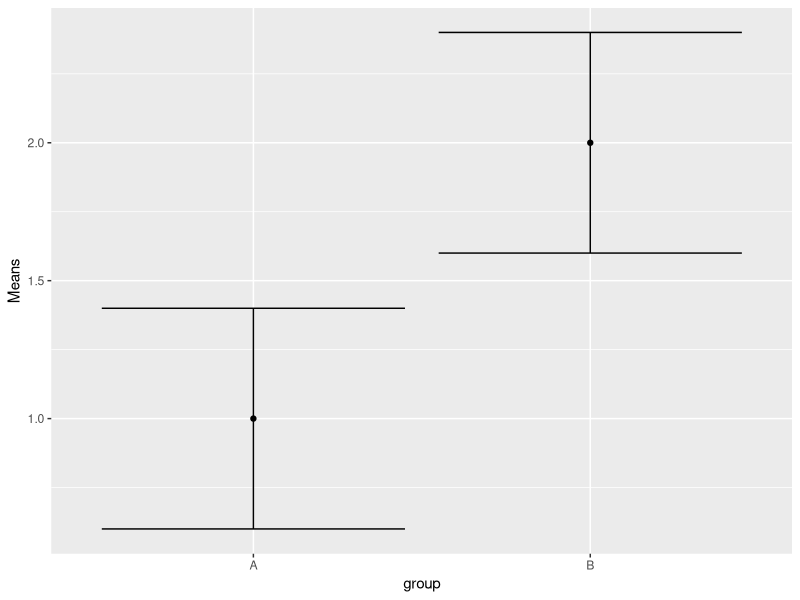
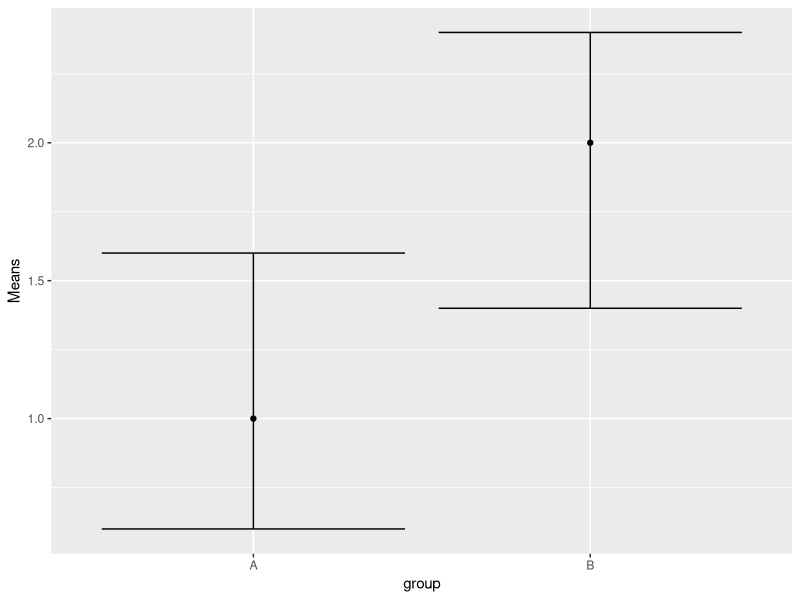
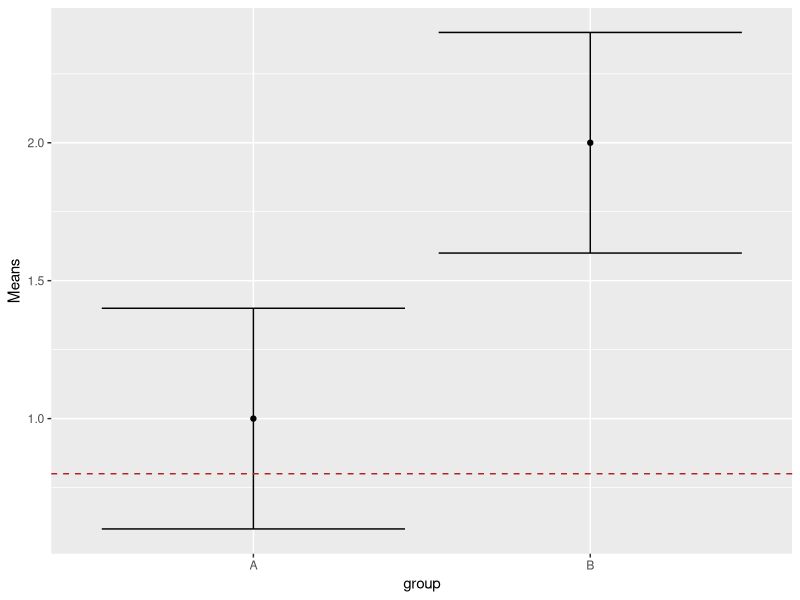
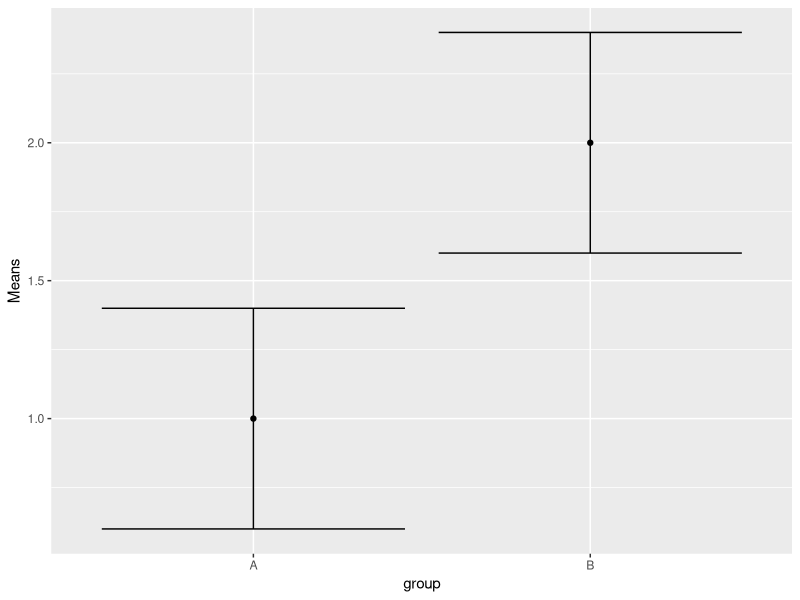

Recreate these plots in R, in order. (Note: this script raises an error after producing the figures.)
## ---- chunk 1

library(tidyverse)
library(ggplot2)

df1 <- tibble(group=c("A","B"), Means=c(1,2), LowerCI = c(0.6,1.6), UpperCI=c(1.4, 2.4))
df2 <- tibble(group=c("A","B"), Means=c(1,2), LowerCI = c(0.6,1.4), UpperCI=c(1.6, 2.4))
plot1 <- ggplot(df1, aes(x=group, y=Means)) + geom_point() + geom_errorbar(aes(ymin=LowerCI, ymax=UpperCI))
plot2 <- ggplot(df2, aes(x=group, y=Means)) + geom_point() + geom_errorbar(aes(ymin=LowerCI, ymax=UpperCI))
## ---- chunk 2

plot1

## ---- chunk 3

plot2

## ---- chunk 4

plot1 + geom_hline(yintercept=0.8, color="firebrick", linetype=2)

## ---- chunk 5

plot1

## ---- chunk 6

# re-define here because we'll be playing with these
sd_Aus_income <- 20000 # mainly to remind myself
samp_size <- 500
cool_effect <- 5000
se_diff <- sqrt(2)*(sd_Aus_income)/sqrt(samp_size)
criterion <- qnorm(0.95, 0, se_diff) # cool_effect/2


# tibble just for setting up x-axis of plot
x_ax_min <- -3*se_diff
x_ax_max <- cool_effect+3*se_diff
my_XLim = c(x_ax_min, x_ax_max)
xAx <- tibble(x = my_XLim) # x axis limits

### null universe

nullPlot <- ggplot(xAx, aes(x = x)) + 
  stat_function(fun = dnorm, 
                args = list(mean = 0, sd = se_diff), color = "pink") +
  xlab("Income") +
  ylab("# households") +
  ggtitle("Sampling Distribution of the Null")

### alternate universe

altPlot <- ggplot(xAx, aes(x = x)) + 
  stat_function(fun = dnorm, 
                args = list(mean = cool_effect, sd = se_diff), color = "green") +
  xlab("Income") +
  ylab("# households") +
  ggtitle("Sampling Distribution of the Alternative")


show(nullPlot / altPlot)
## ---- chunk 7

# fill alpha
x_lim_fill <- c(criterion, x_ax_max)
nullPlot <- nullPlot + 
  geom_vline(xintercept = criterion) +
  stat_function(fun = dnorm,
                args = list(mean = 0, sd = se_diff), 
                xlim = x_lim_fill, 
                geom = "area",
                fill = "pink", alpha = 0.5)

show(nullPlot / altPlot)

## ---- chunk 8

# fill false alarm rate
x_lim_fill <- c(criterion, x_ax_max)
altPlot <- altPlot + 
  geom_vline(xintercept = criterion) +
  stat_function(fun = dnorm,
                args = list(mean = cool_effect, sd = se_diff), 
                xlim = x_lim_fill, 
                geom = "area",
                fill = "green", alpha = 0.2)


show(nullPlot / altPlot)
